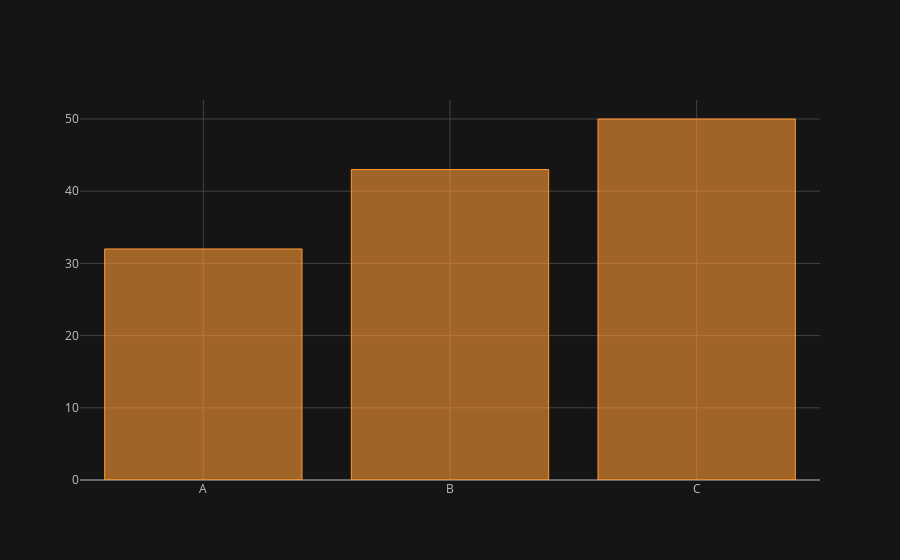

The notebook cell saved with this chart:
### Code cell
df2.iplot(kind='bar',x='Category',y='Values')

### Figure 1 — Plotly figure (JSON) as saved in the notebook; plotly's stock layout.template omitted (floating-point values rounded to 4 significant figures)
{"data": [{"marker": {"color": "rgba(255, 153, 51, 0.6)", "line": {"color": "rgba(255, 153, 51, 1.0)", "width": 1}}, "name": "Values", "orientation": "v", "text": "", "type": "bar", "x": ["A", "B", "C"], "y": [32, 43, 50]}], "layout": {"legend": {"bgcolor": "#151516", "font": {"color": "#D9D9D9"}}, "paper_bgcolor": "#151516", "plot_bgcolor": "#151516", "title": {"font": {"color": "#D9D9D9"}}, "xaxis": {"gridcolor": "#434343", "showgrid": true, "tickfont": {"color": "#C2C2C2"}, "title": {"font": {"color": "#D9D9D9"}, "text": ""}, "zerolinecolor": "#666570"}, "yaxis": {"gridcolor": "#434343", "showgrid": true, "tickfont": {"color": "#C2C2C2"}, "title": {"font": {"color": "#D9D9D9"}, "text": ""}, "zerolinecolor": "#666570"}}}
